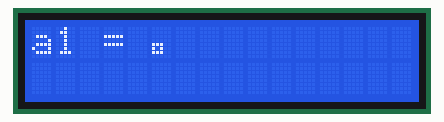
Simulated run of this sketch. Board: Arduino Uno, built with avr-gcc and run on an emulated ATmega328P. On the bench: 16×2 character LCD.

Above: at 0.1 s.
At 5.1 s:
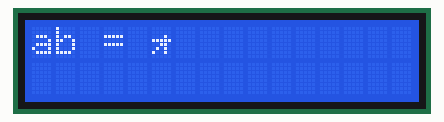
At 10.1 s:
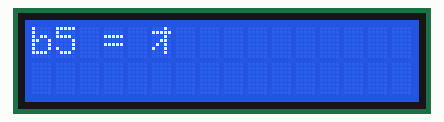
At 19.7 s:
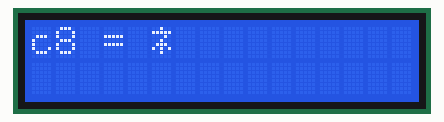
At 29.2 s:
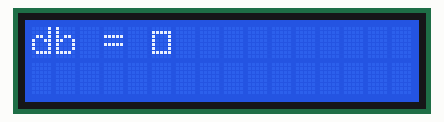
At 39.2 s:
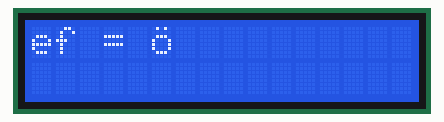

The sketch:

lcdsymboltest.ino
```cpp
#include <LiquidCrystal.h>

LiquidCrystal lcd(13, 12, 11, 10, 9, 8);

void setup() {
  // put your setup code here, to run once:
  lcd.begin(16, 2);
}

void loop() {
  // put your main code here, to run repeatedly:
  for (int i = 0xa1; i <=0xff; i++)
  {
    lcd.setCursor(0, 0);
    lcd.print(String(i, HEX));
    lcd.print(" = ");
    lcd.print((char)i);
    delay(500);
  }
}
```

Measured:
- what the display in image 1 shows lasts 0.5 s, from 5.1 s to 5.6 s
